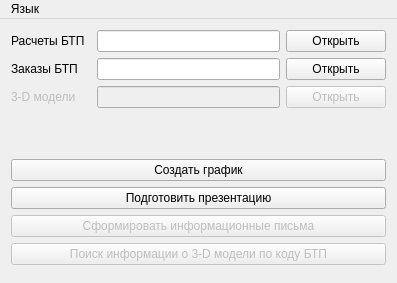
<?xml version="1.0" encoding="UTF-8"?>
<ui version="4.0">
 <class>MainWindow</class>
 <widget class="QMainWindow" name="MainWindow">
  <property name="geometry">
   <rect>
    <x>0</x>
    <y>0</y>
    <width>397</width>
    <height>283</height>
   </rect>
  </property>
  <property name="windowTitle">
   <string>MainWindow</string>
  </property>
  <widget class="QWidget" name="centralWidget">
   <layout class="QGridLayout" name="gridLayout_3">
    <item row="0" column="0">
     <layout class="QVBoxLayout" name="verticalLayout">
      <property name="spacing">
       <number>0</number>
      </property>
      <property name="bottomMargin">
       <number>0</number>
      </property>
      <item>
       <widget class="QWidget" name="plotType" native="true">
        <property name="sizePolicy">
         <sizepolicy hsizetype="Minimum" vsizetype="Minimum">
          <horstretch>0</horstretch>
          <verstretch>0</verstretch>
         </sizepolicy>
        </property>
        <layout class="QVBoxLayout" name="verticalLayout_5">
         <property name="leftMargin">
          <number>0</number>
         </property>
         <property name="topMargin">
          <number>0</number>
         </property>
         <property name="rightMargin">
          <number>0</number>
         </property>
         <property name="bottomMargin">
          <number>0</number>
         </property>
         <item>
          <widget class="QWidget" name="openFile" native="true">
           <property name="sizePolicy">
            <sizepolicy hsizetype="Minimum" vsizetype="Minimum">
             <horstretch>0</horstretch>
             <verstretch>0</verstretch>
            </sizepolicy>
           </property>
           <layout class="QGridLayout" name="gridLayout_4">
            <property name="leftMargin">
             <number>0</number>
            </property>
            <property name="topMargin">
             <number>0</number>
            </property>
            <property name="rightMargin">
             <number>0</number>
            </property>
            <item row="3" column="1">
             <widget class="QLineEdit" name="openOrdersPath_2">
              <property name="enabled">
               <bool>false</bool>
              </property>
              <property name="readOnly">
               <bool>true</bool>
              </property>
             </widget>
            </item>
            <item row="0" column="0">
             <widget class="QLabel" name="label_7">
              <property name="minimumSize">
               <size>
                <width>80</width>
                <height>0</height>
               </size>
              </property>
              <property name="text">
               <string>Расчеты БТП</string>
              </property>
             </widget>
            </item>
            <item row="0" column="2">
             <widget class="QPushButton" name="openCalculations">
              <property name="minimumSize">
               <size>
                <width>100</width>
                <height>0</height>
               </size>
              </property>
              <property name="text">
               <string>Открыть</string>
              </property>
             </widget>
            </item>
            <item row="0" column="1">
             <widget class="QLineEdit" name="openCalculationsPath">
              <property name="readOnly">
               <bool>true</bool>
              </property>
             </widget>
            </item>
            <item row="1" column="2">
             <widget class="QPushButton" name="openOrders">
              <property name="minimumSize">
               <size>
                <width>100</width>
                <height>0</height>
               </size>
              </property>
              <property name="text">
               <string>Открыть</string>
              </property>
             </widget>
            </item>
            <item row="1" column="0">
             <widget class="QLabel" name="label_9">
              <property name="minimumSize">
               <size>
                <width>80</width>
                <height>0</height>
               </size>
              </property>
              <property name="text">
               <string>Заказы БТП</string>
              </property>
             </widget>
            </item>
            <item row="1" column="1">
             <widget class="QLineEdit" name="openOrdersPath">
              <property name="readOnly">
               <bool>true</bool>
              </property>
             </widget>
            </item>
            <item row="3" column="0">
             <widget class="QLabel" name="label_10">
              <property name="enabled">
               <bool>false</bool>
              </property>
              <property name="minimumSize">
               <size>
                <width>80</width>
                <height>0</height>
               </size>
              </property>
              <property name="text">
               <string>3-D модели</string>
              </property>
             </widget>
            </item>
            <item row="3" column="2">
             <widget class="QPushButton" name="op3dModels">
              <property name="enabled">
               <bool>false</bool>
              </property>
              <property name="minimumSize">
               <size>
                <width>100</width>
                <height>0</height>
               </size>
              </property>
              <property name="text">
               <string>Открыть</string>
              </property>
             </widget>
            </item>
           </layout>
          </widget>
         </item>
        </layout>
       </widget>
      </item>
      <item>
       <spacer name="verticalSpacer">
        <property name="orientation">
         <enum>Qt::Vertical</enum>
        </property>
        <property name="sizeType">
         <enum>QSizePolicy::Fixed</enum>
        </property>
        <property name="sizeHint" stdset="0">
         <size>
          <width>20</width>
          <height>40</height>
         </size>
        </property>
       </spacer>
      </item>
      <item>
       <layout class="QVBoxLayout" name="verticalLayout_2">
        <item>
         <widget class="QPushButton" name="createGraph">
          <property name="text">
           <string>Создать график</string>
          </property>
         </widget>
        </item>
        <item>
         <widget class="QPushButton" name="createPresentation">
          <property name="text">
           <string>Подготовить презентацию</string>
          </property>
         </widget>
        </item>
        <item>
         <widget class="QPushButton" name="createInfoMessages">
          <property name="enabled">
           <bool>false</bool>
          </property>
          <property name="text">
           <string>Сформировать информационные письма</string>
          </property>
         </widget>
        </item>
        <item>
         <widget class="QPushButton" name="getCodeInfo">
          <property name="enabled">
           <bool>false</bool>
          </property>
          <property name="text">
           <string>Поиск информации о 3-D модели по коду БТП</string>
          </property>
         </widget>
        </item>
       </layout>
      </item>
      <item>
       <widget class="QWidget" name="actionWidget" native="true"/>
      </item>
     </layout>
    </item>
   </layout>
  </widget>
  <widget class="QMenuBar" name="menuBar">
   <property name="geometry">
    <rect>
     <x>0</x>
     <y>0</y>
     <width>397</width>
     <height>21</height>
    </rect>
   </property>
   <widget class="QMenu" name="menu">
    <property name="title">
     <string>Язык</string>
    </property>
    <addaction name="actionRussian"/>
    <addaction name="actionEnglish"/>
   </widget>
   <addaction name="menu"/>
  </widget>
  <action name="actionRussian">
   <property name="text">
    <string>Русский</string>
   </property>
  </action>
  <action name="actionEnglish">
   <property name="text">
    <string>English</string>
   </property>
  </action>
 </widget>
 <layoutdefault spacing="6" margin="11"/>
 <resources/>
 <connections/>
</ui>
